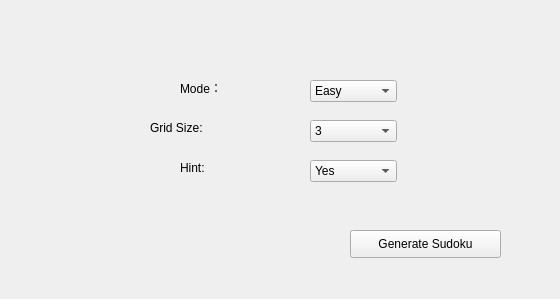
<?xml version="1.0" encoding="UTF-8"?>
<ui version="4.0">
 <class>SelectWindow</class>
 <widget class="QWidget" name="SelectWindow">
  <property name="geometry">
   <rect>
    <x>0</x>
    <y>0</y>
    <width>560</width>
    <height>299</height>
   </rect>
  </property>
  <property name="windowTitle">
   <string>SelectWindow</string>
  </property>
  <widget class="QLabel" name="Mode">
   <property name="geometry">
    <rect>
     <x>180</x>
     <y>80</y>
     <width>41</width>
     <height>16</height>
    </rect>
   </property>
   <property name="text">
    <string>Mode：</string>
   </property>
  </widget>
  <widget class="QLabel" name="Hint">
   <property name="geometry">
    <rect>
     <x>180</x>
     <y>160</y>
     <width>51</width>
     <height>16</height>
    </rect>
   </property>
   <property name="text">
    <string>Hint:</string>
   </property>
  </widget>
  <widget class="QLabel" name="GridSize">
   <property name="geometry">
    <rect>
     <x>150</x>
     <y>120</y>
     <width>101</width>
     <height>16</height>
    </rect>
   </property>
   <property name="text">
    <string>Grid Size:</string>
   </property>
  </widget>
  <widget class="QComboBox" name="comboBoxHint">
   <property name="geometry">
    <rect>
     <x>310</x>
     <y>160</y>
     <width>87</width>
     <height>22</height>
    </rect>
   </property>
   <item>
    <property name="text">
     <string>Yes</string>
    </property>
   </item>
   <item>
    <property name="text">
     <string>No</string>
    </property>
   </item>
  </widget>
  <widget class="QComboBox" name="comboBoxGridSize">
   <property name="geometry">
    <rect>
     <x>310</x>
     <y>120</y>
     <width>87</width>
     <height>22</height>
    </rect>
   </property>
   <item>
    <property name="text">
     <string>3</string>
    </property>
   </item>
   <item>
    <property name="text">
     <string>4</string>
    </property>
   </item>
   <item>
    <property name="text">
     <string>5</string>
    </property>
   </item>
  </widget>
  <widget class="QComboBox" name="comboBoxMode">
   <property name="geometry">
    <rect>
     <x>310</x>
     <y>80</y>
     <width>87</width>
     <height>22</height>
    </rect>
   </property>
   <item>
    <property name="text">
     <string>Easy</string>
    </property>
   </item>
   <item>
    <property name="text">
     <string>Medium</string>
    </property>
   </item>
   <item>
    <property name="text">
     <string>Hard</string>
    </property>
   </item>
  </widget>
  <widget class="QPushButton" name="pushButtonGenerate">
   <property name="geometry">
    <rect>
     <x>350</x>
     <y>230</y>
     <width>151</width>
     <height>28</height>
    </rect>
   </property>
   <property name="text">
    <string>Generate Sudoku</string>
   </property>
  </widget>
 </widget>
 <layoutdefault spacing="6" margin="11"/>
 <resources/>
 <connections>
  <connection>
   <sender>pushButtonGenerate</sender>
   <signal>clicked()</signal>
   <receiver>SelectWindow</receiver>
   <slot>on_pushButtonGenerate_click()</slot>
   <hints>
    <hint type="sourcelabel">
     <x>468</x>
     <y>242</y>
    </hint>
    <hint type="destinationlabel">
     <x>514</x>
     <y>128</y>
    </hint>
   </hints>
  </connection>
 </connections>
 <slots>
  <slot>on_pushButtonGenerate_click()</slot>
 </slots>
</ui>
